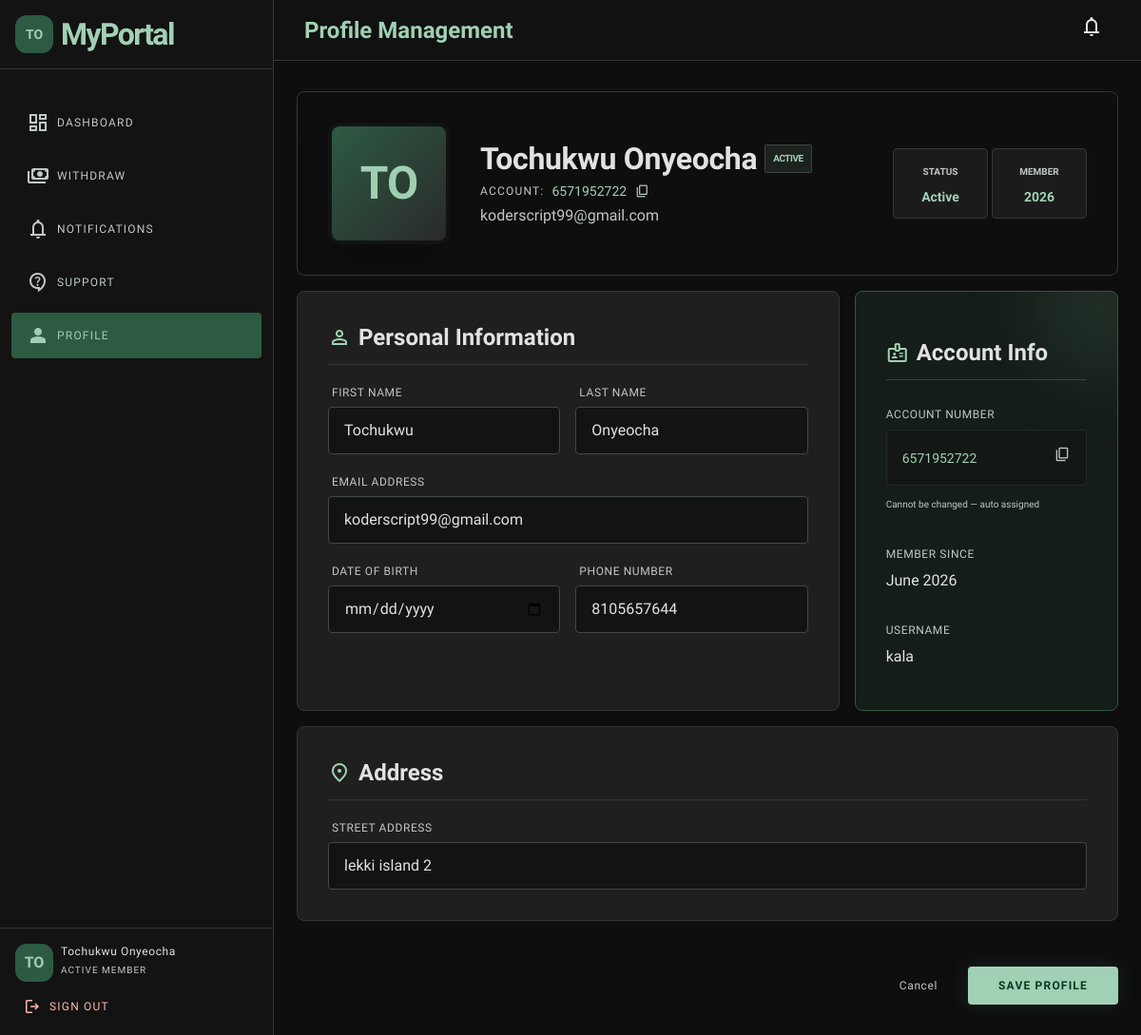
Before: /profile/ (signed in) with the older database file.
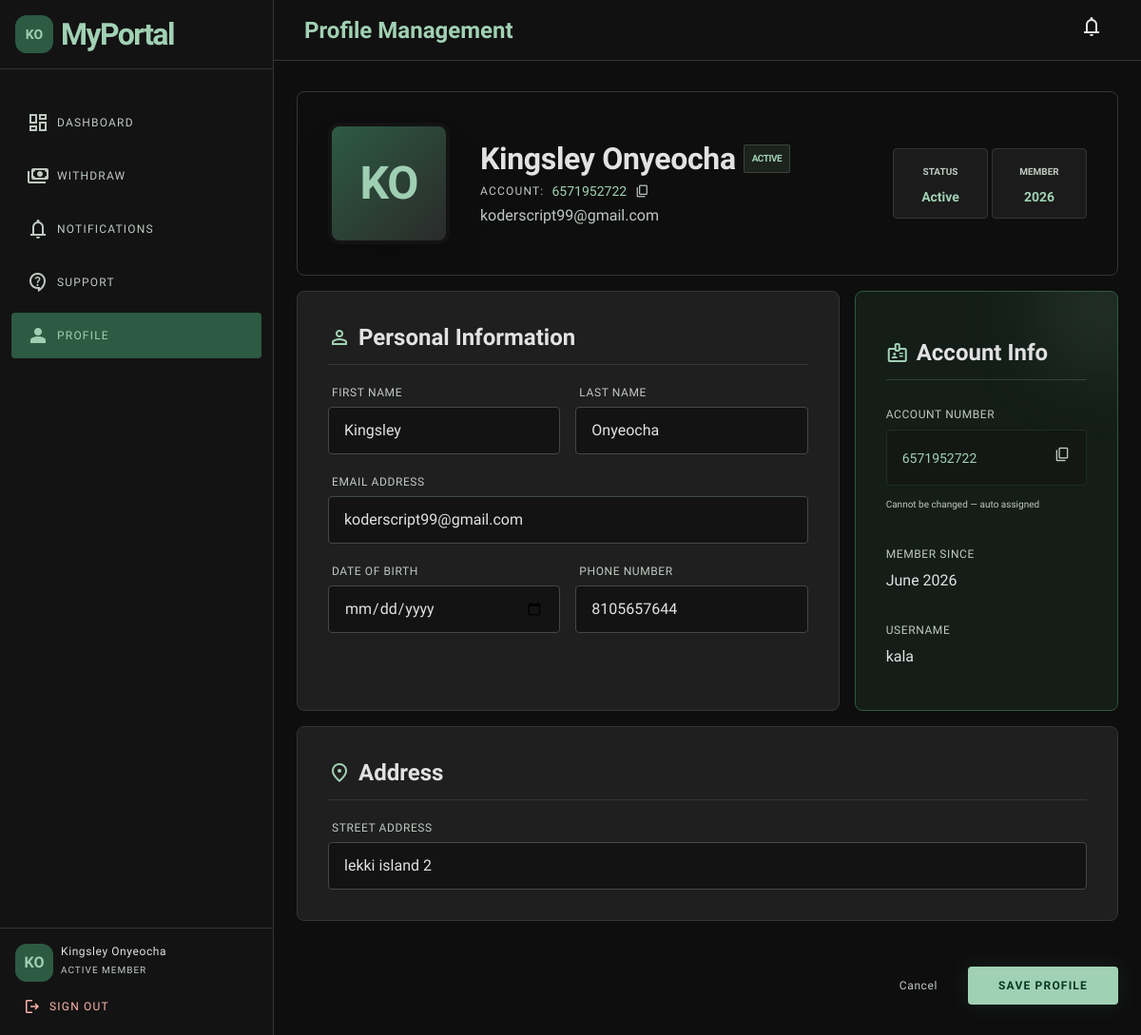
After: the same page with the newer database file.
### USDT/models.py (models this page shows, shortened)
class User(AbstractUser):
    ROLE_CHOICES = (
        ('admin', 'Admin'),
        ('user', 'User'),
    )
    phone = models.CharField(max_length=20, blank=True)
    role = models.CharField(max_length=10, choices=ROLE_CHOICES, default='user')
    account_activated = models.BooleanField(default=False)
    date_of_birth = models.DateField(null=True, blank=True)
    address = models.TextField(blank=True)
    account_number = models.CharField(max_length=20, unique=True, blank=True)
    created_at = models.DateTimeField(auto_now_add=True)
    @property
    def is_admin_user(self):
        return self.role == 'admin'
    @property
    def full_name(self):
        if self.first_name or self.last_name:
            return f"{self.first_name} {self.last_name}".strip()
        return self.username
    @property
    def initials(self):
        parts = self.full_name.split()
        if len(parts) >= 2:
            return f"{parts[0][0]}{parts[1][0]}".upper()
        return self.full_name[:2].upper()

### USDT/views.py (the view, shortened to what this page needs)
# urls.py: path('profile/', views.profile, name='profile'),
@login_required
def profile(request):
    if request.user.is_admin_user:
        return redirect('admin-dashboard')
    return render(request, 'user/profile.html', {
        'user': request.user,
    })

### USDT/context_processors.py (called while the page is built)
def admin_counts(request):
    if request.user.is_authenticated and request.user.is_admin_user:
        return {
            'pending_activations_count': ActivationPayment.objects.filter(status='pending').count(),
            'pending_withdrawals_count': WithdrawalRequest.objects.filter(status='pending').count(),
            'open_tickets_count': SupportTicket.objects.filter(status='open').count(),
        }
    return {}

### USDT/templates/user/profile.html (shortened to what the changed rows need)
<!DOCTYPE html>
<html class="dark" lang="en">
<head>
<script src="https://cdn.tailwindcss.com?plugins=forms,container-queries"></script>
</head>
<body class="font-body-md text-body-md overflow-x-hidden">
<aside class="fixed left-0 top-0 h-full w-72 flex-col z-40 border-r border-surface-container-highest bg-background hidden md:flex">
  <div class="p-gutter flex items-center gap-base border-b border-surface-container-highest">
    <div class="w-10 h-10 rounded-full bg-primary-container flex items-center justify-center text-on-primary-container font-bold text-sm">
      {{ request.user.initials }}
    </div>
    <span class="font-headline-lg text-headline-lg font-bold text-primary tracking-tighter">MyPortal</span>
  </div>
  <div class="p-gutter border-t border-surface-container-highest">
    <div class="flex items-center gap-base mb-stack-md">
      <div class="w-10 h-10 rounded-full bg-primary-container flex items-center justify-center text-on-primary-container font-bold">
        {{ request.user.initials }}
      </div>
      <div>
        <p class="font-label-sm text-label-sm text-on-surface">{{ request.user.full_name }}</p>
        <p class="text-[10px] text-on-surface-variant uppercase tracking-widest">
          {% if request.user.account_activated %}Active Member{% else %}Pending{% endif %}
        </p>
      </div>
    </div>
  </div>
</aside>
<header class="fixed top-0 right-0 left-0 md:left-72 z-30 flex justify-between items-center px-stack-lg h-16 bg-background/80 backdrop-blur-xl border-b border-surface-container-highest">
  <div class="flex items-center gap-base">
    <h1 class="font-headline-md text-headline-md font-bold text-primary">Profile Management</h1>
  </div>
</header>
<main class="pt-24 pb-24 md:pb-stack-lg px-container-padding md:ml-72 min-h-screen">
  <div class="max-w-4xl mx-auto space-y-gutter">
    <section class="relative bg-surface-container-lowest border border-surface-container-highest rounded-xl overflow-hidden p-stack-lg">
      <div class="flex flex-col md:flex-row items-center gap-stack-lg">
        <div class="relative group">
          <div class="w-32 h-32 rounded-full bg-gradient-to-br from-primary-container to-surface-container-high flex items-center justify-center text-headline-xl font-bold text-on-primary-container shadow-2xl border-4 border-background">
            {{ request.user.initials }}
          </div>
        </div>
        <div class="text-center md:text-left space-y-stack-sm flex-1">
          <div class="flex items-center justify-center md:justify-start gap-base flex-wrap">
            <h2 class="font-headline-lg text-headline-lg">{{ request.user.full_name }}</h2>
            {% if request.user.account_activated %}
            <span class="bg-primary/10 text-primary px-2 py-0.5 rounded text-[10px] uppercase font-bold tracking-tighter border border-primary/20">Active</span>
            {% else %}
            <span class="bg-tertiary/10 text-tertiary px-2 py-0.5 rounded text-[10px] uppercase font-bold tracking-tighter border border-tertiary/20">Pending</span>
            {% endif %}
          </div>
          <div class="flex items-center justify-center md:justify-start gap-base group cursor-pointer" onclick="copyAccountNumber()">
            <span class="text-on-surface-variant font-label-sm text-label-sm uppercase tracking-widest">Account:</span>
            <span class="font-mono-data text-mono-data text-primary" id="account-num">{{ request.user.account_number|default:"Not assigned" }}</span>
            <span class="material-symbols-outlined text-[16px] text-on-surface-variant group-hover:text-primary transition-colors">content_copy</span>
          </div>
          <p class="text-on-surface-variant text-body-md">{{ request.user.email|default:"No email set" }}</p>
        </div>
        <div class="flex gap-stack-sm">
          <div class="bg-surface-container-low border border-surface-container-highest p-stack-md rounded-lg text-center min-w-[100px]">
            <p class="text-[10px] text-on-surface-variant uppercase font-bold mb-1">Member</p>
            <p class="text-primary font-bold text-sm">{{ request.user.date_joined|date:"Y" }}</p>
          </div>
        </div>
      </div>
    </section>
    <form method="post" class="space-y-gutter" id="profile-form">
      <div class="grid grid-cols-1 md:grid-cols-3 gap-gutter">
        <div class="md:col-span-2 bg-surface-container border border-surface-container-highest rounded-xl p-stack-lg space-y-gutter">
          <div class="grid grid-cols-1 md:grid-cols-2 gap-gutter">
            <div class="space-y-stack-sm">
              <label class="font-label-sm text-label-sm text-on-surface-variant uppercase ml-1" for="first_name">First Name</label>
              <input class="w-full bg-background border border-outline-variant rounded-lg px-gutter py-stack-md text-on-surface focus:border-primary focus:ring-0 outline-none transition-all"
                id="first_name" name="first_name" type="text"
                value="{{ request.user.first_name }}" placeholder="First name"/>
            </div>
            <div class="space-y-stack-sm">
              <label class="font-label-sm text-label-sm text-on-surface-variant uppercase ml-1" for="last_name">Last Name</label>
              <input class="w-full bg-background border border-outline-variant rounded-lg px-gutter py-stack-md text-on-surface focus:border-primary focus:ring-0 outline-none transition-all"
                id="last_name" name="last_name" type="text"
                value="{{ request.user.last_name }}" placeholder="Last name"/>
            </div>
            <div class="space-y-stack-sm md:col-span-2">
              <label class="font-label-sm text-label-sm text-on-surface-variant uppercase ml-1" for="email">Email Address</label>
              <input class="w-full bg-background border border-outline-variant rounded-lg px-gutter py-stack-md text-on-surface focus:border-primary focus:ring-0 outline-none transition-all"
                id="email" name="email" type="email"
                value="{{ request.user.email }}" placeholder="your@email.com"/>
            </div>
            <div class="space-y-stack-sm">
              <label class="font-label-sm text-label-sm text-on-surface-variant uppercase ml-1" for="phone">Phone Number</label>
              <input class="w-full bg-background border border-outline-variant rounded-lg px-gutter py-stack-md text-on-surface focus:border-primary focus:ring-0 outline-none transition-all"
                id="phone" name="phone" type="tel"
                value="{{ request.user.phone }}" placeholder="+1 234 567 8900"/>
            </div>
          </div>
        </div>
        <div class="bg-primary-container/20 border border-primary-container rounded-xl p-stack-lg space-y-gutter relative overflow-hidden group">
          <div class="space-y-stack-lg py-stack-md">
            <div class="space-y-base">
              <div class="flex items-center gap-base bg-background/40 p-gutter rounded-lg border border-primary/10">
                <span class="font-mono-data text-primary text-sm flex-1">{{ request.user.account_number|default:"Not assigned" }}</span>
                <button type="button" onclick="copyAccountNumber()" class="text-on-surface-variant hover:text-primary transition-colors">
                  <span class="material-symbols-outlined text-[18px]">content_copy</span>
                </button>
              </div>
            </div>
            <div class="space-y-base">
              <p class="font-label-sm text-label-sm text-on-surface-variant uppercase">Member Since</p>
              <p class="text-on-surface font-medium">{{ request.user.date_joined|date:"F Y" }}</p>
            </div>
            <div class="space-y-base">
              <p class="font-label-sm text-label-sm text-on-surface-variant uppercase">Username</p>
              <p class="text-on-surface font-medium font-mono-data">{{ request.user.username }}</p>
            </div>
          </div>
        </div>
        <div class="md:col-span-3 bg-surface-container border border-surface-container-highest rounded-xl p-stack-lg space-y-gutter">
          <div class="grid grid-cols-1 md:grid-cols-2 gap-gutter">
            <div class="md:col-span-2 space-y-stack-sm">
              <label class="font-label-sm text-label-sm text-on-surface-variant uppercase ml-1" for="address">Street Address</label>
              <input class="w-full bg-background border border-outline-variant rounded-lg px-gutter py-stack-md text-on-surface focus:border-primary focus:ring-0 outline-none transition-all"
                id="address" name="address" type="text"
                value="{{ request.user.address }}" placeholder="Your full address"/>
            </div>
          </div>
        </div>
      </div>
    </form>
  </div>
</main>
</body>
</html>

Changed rows visible on the page:
changed User "koderscript99@gmail.com": user.initials "TO" → "KO"; user.full_name "Tochukwu Onyeocha" → "Kingsley Onyeocha"; first_name "Tochukwu" → "Kingsley"
